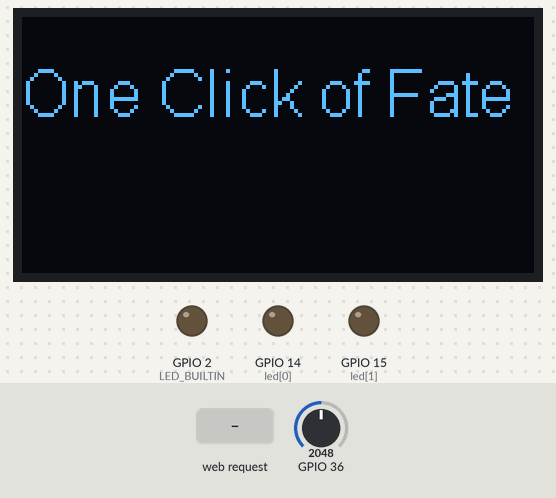
Bench run of a sketch on a simulated ESP32. On the bench: 128×64 one-colour display, output pins drawn as LEDs (lit = HIGH). Inputs (shaded band) come from the test bench; at power-on: GPIO 36 = 2048. WiFi joins after 1.5 s; servers stay silent unless stated; what the sketch prints to the serial monitor is not drawn.

Above: at 2.7 s.
2.8 s: HTTP request GET /lose.html received
At 3.7 s:
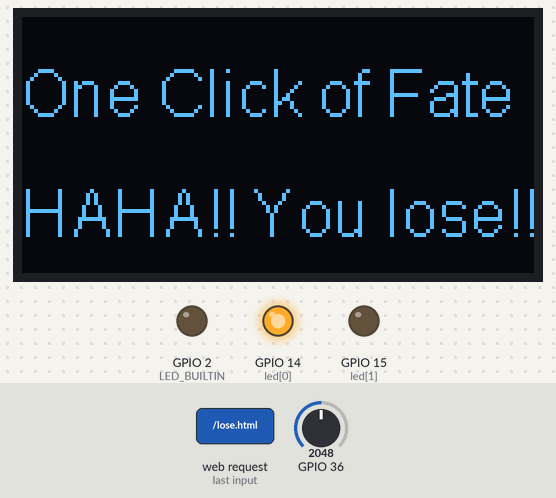
4.3 s: HTTP request GET /win.html received
At 4.7 s:
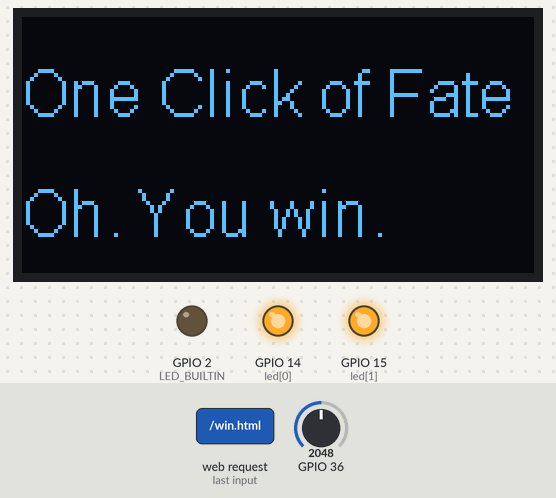
5.8 s: HTTP request GET / received
At 6.3 s:
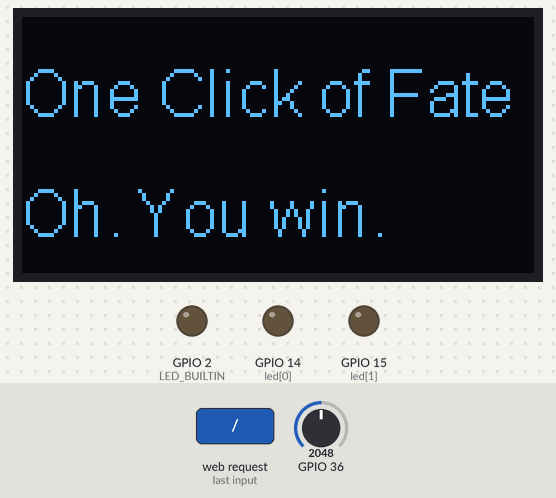
7.3 s: HTTP request GET /win.html received
At 7.9 s:
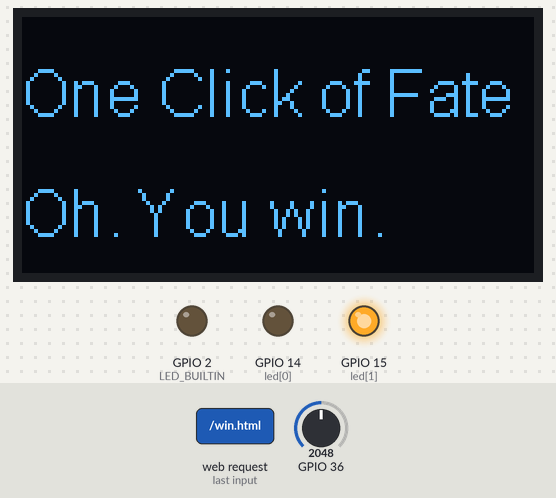
8.8 s: HTTP request GET /index.html received
At 9.1 s:
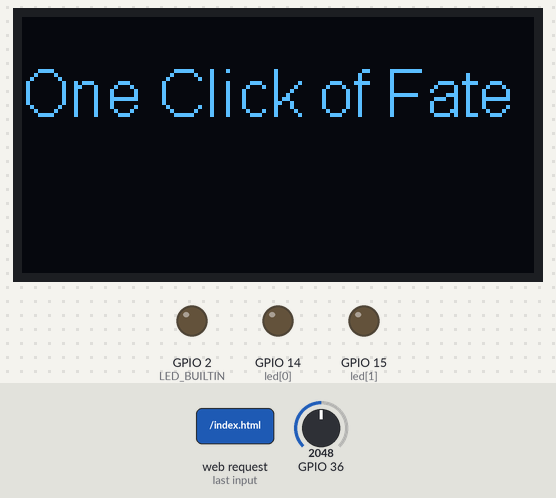
Timing chart, 0 to 11.3 s (numbered marks = the images above; inputs shaded):
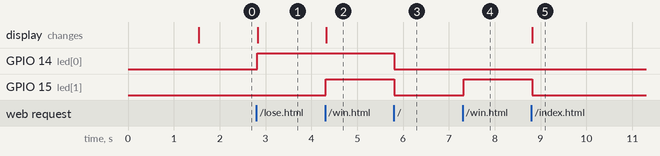

Measured:
- after the input at 2.8 s, GPIO 14 (led[0]): LOW → HIGH at once; the display: changes at once (image 1)
- after the input at 4.3 s, GPIO 15 (led[1]): LOW → HIGH at once; the display: changes at once (image 2)
- after the input at 5.8 s, GPIO 14 (led[0]), GPIO 15 (led[1]): HIGH → LOW at once
- after the input at 7.3 s, GPIO 15 (led[1]): LOW → HIGH at once
- after the input at 8.8 s, GPIO 15 (led[1]): HIGH → LOW at once; the display: changes at once (image 5)

The sketch:

team5midwork.ino
```cpp
#include <WiFi.h>
#include <WiFiClient.h>
#include <WebServer.h>
#include <ESPmDNS.h>
#include <Wire.h>  // Only needed for Arduino 1.6.5 and earlier
#include "SSD1306Wire.h" // legacy include: `#include "SSD1306.h"`

SSD1306Wire  display(0x3c, 21, 22);
int freq = 5000;
int ledchannel = 0;
int resolution = 8;
const char* ssid = "dark killer";
const char* password = "0971093999";
char webSite[3000];

WebServer server(80);

const int led[] ={14,15};

void handleRoot() {
  snprintf(webSite,3000,"<!DOCTYPE html><html> <head> <meta charset=\"UTF-8\"> <meta name=\"viewport\" content=\"width=device-width, initial-scale=1.0\"> <title>One Click of Fate</title> <style>html{background-color:rgb(255, 255, 255);}body{margin: 50px auto; width: 360px; background-color: rgb(255, 248, 235); border: 2px solid rgb(75, 35, 12);}.title{text-align:center; font-family:微軟正黑體; color:rgb(75, 35, 12); margin-top: 20px; margin-bottom: 20px;}h3{text-align:center; font-family:微軟正黑體; text-decoration: underline; font-size: 24px; color:rgb(75, 35, 12);}a{display:block; text-decoration:none; background-color:#FFFFFF;radius:3px; width:150px; text-align:center; margin:0 auto; margin-bottom:30px; font-size:2em; box-shadow: 0px 3px 6px #000;}.btn1{color:rgb(75, 35, 12); font-family:微軟正黑體;}.btn2{color:rgb(75, 35, 12); font-family:微軟正黑體;}</style> </head> <body> <h1 class=\"title\"><strong>命運的一指<br>One Click of Fate</strong></h1> <h3 class=\"content\">遊戲規則:只能按一下</h3> <hr/> <a class=\"btn1\" href=\"./easy.html\"><strong>Easy</strong></a> <a class=\"btn2\" href=\"./hard.html\"><strong>Hard</strong></a> </body> </html>");
  server.send(200,"text/html",webSite);
  digitalWrite(led[0], 0);
  digitalWrite(led[1], 0);
}

void easy() {
  snprintf(webSite,3000,"<!DOCTYPE html><html> <head> <meta charset=\"UTF-8\"> <meta name=\"viewport\" content=\"width=device-width, initial-scale=1.0\"> <title>One Click of Fate</title> <style>html{background-color:#FFFFFF;}body{margin: 50px auto; width: 360px; background-color: rgb(255, 248, 235); border: 2px solid rgb(75, 35, 12);}.title{text-align:center; font-family:微軟正黑體; color:rgb(75, 35, 12); margin-top: 20px; margin-bottom: 20px;}a{display:block; text-decoration:none; background-color:rgb(255, 255, 255); radius:3px; width:50px; text-align:center; margin:10px 10px; margin-bottom:10px; font-size:2em; box-shadow: 0px 3px 6px #000;}.btn1{padding: 0.3em 0.5em; font-size: 1.5em; color:rgb(75, 35, 12);}ul{list-style-type: none; justify-content: center;}.nav-column{display: flex;}.nav-column-item-link{background-color:rgb(255, 240, 224);}</style> </head> <body> <h1 class=\"title\">命運的一指<br>One Click of Fate</h1> <nav class=\"nav\"> <ul class=\"nav-column\"> <li class=\"nav-column-item\"><a href=\"./win.html\" class=\"nav-column-item-link\">?</a></li><li class=\"nav-column-item\"><a href=\"./win.html\" class=\"nav-column-item-link\">?</a></li><li class=\"nav-column-item\"><a href=\"./win.html\" class=\"nav-column-item-link\">?</a></li></ul> </nav> <nav class=\"nav\"> <ul class=\"nav-column\"> <li class=\"nav-column-item\"><a href=\"./lose.html\" class=\"nav-column-item-link\">?</a></li><li class=\"nav-column-item\"><a href=\"./win.html\" class=\"nav-column-item-link\">?</a></li><li class=\"nav-column-item\"><a href=\"./win.html\" class=\"nav-column-item-link\">?</a></li></ul> </nav> <nav class=\"nav\"> <ul class=\"nav-column\"> <li class=\"nav-column-item\"><a href=\"./win.html\" class=\"nav-column-item-link\">?</a></li><li class=\"nav-column-item\"><a href=\"./win.html\" class=\"nav-column-item-link\">?</a></li><li class=\"nav-column-item\"><a href=\"./win.html\" class=\"nav-column-item-link\">?</a></li></ul> </nav> </body> </html>");
  server.send(200,"text/html",webSite);
  digitalWrite(led[0], 0);
  digitalWrite(led[1], 0);
}

void hard() {
  snprintf(webSite,3000,"<!DOCTYPE html><html> <head> <meta charset=\"UTF-8\"> <meta name=\"viewport\" content=\"width=device-width, initial-scale=1.0\"> <title>One Click of Fate</title> <style>html{background-color:#FFFFFF;}body{margin: 50px auto; width: 360px; background-color: rgb(255, 248, 235); border: 2px solid rgb(75, 35, 12);}.title{text-align:center; font-family:微軟正黑體; color:rgb(75, 35, 12); margin-top: 20px; margin-bottom: 20px;}a{display:block; text-decoration:none; background-color:rgb(255, 255, 255); radius:3px; width:50px; text-align:center; margin:10px 10px; margin-bottom:10px; font-size:2em; box-shadow: 0px 3px 6px #000;}.btn1{padding: 0.3em 0.5em; font-size: 1.5em; color:rgb(75, 35, 12);}ul{list-style-type: none;}.nav-column{justify-content: center; display: flex;}.nav-column-item-link{background-color:rgb(255, 240, 224);}</style> </head> <body> <h1 class=\"title\">命運的一指<br>One Click of Fate</h1> <nav class=\"nav\"> <ul class=\"nav-column\"> <li class=\"nav-column-item\"><a href=\"./win.html\" class=\"nav-column-item-link\">?</a></li><li class=\"nav-column-item\"><a href=\"./lose.html\" class=\"nav-column-item-link\">?</a></li></nav> <nav class=\"nav\"> <ul class=\"nav-column\"> <li class=\"nav-column-item\"><a href=\"./win.html\" class=\"nav-column-item-link\">?</a></li><li class=\"nav-column-item\"><a href=\"./win.html\" class=\"nav-column-item-link\">?</a></li></ul> </nav> </body> </html>");
  server.send(200,"text/html",webSite);
  digitalWrite(led[0], 0);
  digitalWrite(led[1], 0);
}


void ledred(){
   digitalWrite(14,HIGH);
   server.send(200, "text/html", "<!DOCTYPE html><html lang=\"en\"><head> <meta charset=\"UTF-8\"> <meta name=\"viewport\" content=\"width=device-width, initial-scale=1.0\"> <title>One Click of Fate</title> <script src=\"https://code.jquery.com/jquery-3.3.1.js\"></script> <script>$(document).ready(function(){$(\"[type=range]\").change(function(){var ledvalue=$(\"#led\").val(); $(\".ledvalue\").text(ledvalue);});}); </script> <style>body{background-color: lightgoldenrodyellow; margin: 50px auto; width: 360px;}h2{text-align:center; font-family:微軟正黑體; font-size: 36px; color:rgb(75, 35, 12); margin-bottom: 12px;}h3{font-size: 28px;}.container{display: flex; flex-direction: column; align-items: center;}a{display:block; text-decoration:none; background-color:#FFFFFF;radius:3px; width:150px;text-align:center; margin:0 auto; margin-bottom:30px; font-size:2em; box-shadow: 0px 3px 6px #000;}.btn1{color:rgb(75, 35, 12); padding: 0.3em 0.5em; font-size: 1.5em; font-family:微軟正黑體;}</style></head><body> <div class=\"container\"> <h2>命運的一指<br>One Click of Fate</h2> <h3>砰!命運之神眷顧你!!!</h3> <br><a class=\"btn1\" href=\"./index.html\"><strong>Back</strong></a> </div></body></html>");
   display.clear();
   int rd;
   rd=analogRead(36);
   Serial.println(rd);
   //rd=map(rd,0,3615,0,255);
   delay(7);
   // Font Demo1
   // create more fonts at http://oleddisplay.squix.ch/
   display.setTextAlignment(TEXT_ALIGN_LEFT);
   display.setFont(ArialMT_Plain_16);
   display.drawString(0, 40, "HAHA!! You lose!!");
  }

  void ledgreen(){
  digitalWrite(15,HIGH);
    server.send(200, "text/html", "<!DOCTYPE html><html lang=\"en\"><head> <meta charset=\"UTF-8\"> <meta name=\"viewport\" content=\"width=device-width, initial-scale=1.0\"> <title>One Click of Fate</title> <script src=\"https://code.jquery.com/jquery-3.3.1.js\"></script> <script>$(document).ready(function(){$(\"[type=range]\").change(function(){var ledvalue=$(\"#led\").val(); $(\".ledvalue\").text(ledvalue);});}); </script> <style>body{background-color: lightgoldenrodyellow; margin: 50px auto; width: 360px;}h2{text-align:center; font-family:微軟正黑體; font-size: 36px; color:rgb(75, 35, 12); margin-bottom: 12px;}h3{font-size: 28px;}.container{display: flex; flex-direction: column; align-items: center;}a{display:block; text-decoration:none; background-color:#FFFFFF;radius:3px; width:150px;text-align:center; margin:0 auto; margin-bottom:30px; font-size:2em; box-shadow: 0px 3px 6px #000;}.btn1{color:rgb(75, 35, 12); padding: 0.3em 0.5em; font-size: 1.5em; font-family:微軟正黑體;}</style></head><body> <div class=\"container\"> <h2>命運的一指<br>One Click of Fate</h2> <h3>切!可惡!運氣不錯...</h3> <br><a class=\"btn1\" href=\"./index.html\"><strong>Back</strong></a> </div></body></html>");
    display.clear();
    int rd;
    rd=analogRead(36);
    Serial.println(rd);
    //rd=map(rd,0,3615,0,255);
    delay(7);

    // Font Demo1
    // create more fonts at http://oleddisplay.squix.ch/
    display.setTextAlignment(TEXT_ALIGN_LEFT);
    display.setFont(ArialMT_Plain_16);
    display.drawString(0, 40, "Oh. You win.");
  }

  void ledoff(){
  digitalWrite(15,LOW);
  digitalWrite(14,LOW);
    server.send(200, "text/html", "<!DOCTYPE html><html> <head> <meta charset=\"UTF-8\"> <meta name=\"viewport\" content=\"width=device-width, initial-scale=1.0\"> <title>One Click of Fate</title> <style>html{background-color:rgb(255, 255, 255);}body{margin: 50px auto; width: 360px; background-color: rgb(255, 248, 235); border: 2px solid rgb(75, 35, 12);}.title{text-align:center; font-family:微軟正黑體; color:rgb(75, 35, 12); margin-top: 20px; margin-bottom: 20px;}h3{text-align:center; font-family:微軟正黑體; text-decoration: underline; font-size: 24px; color:rgb(75, 35, 12);}a{display:block; text-decoration:none; background-color:#FFFFFF;radius:3px; width:150px; text-align:center; margin:0 auto; margin-bottom:30px; font-size:2em; box-shadow: 0px 3px 6px #000;}.btn1{color:rgb(75, 35, 12); font-family:微軟正黑體;}.btn2{color:rgb(75, 35, 12); font-family:微軟正黑體;}</style> </head> <body> <h1 class=\"title\"><strong>命運的一指<br>One Click of Fate</strong></h1> <h3 class=\"content\">遊戲規則:只能按一下</h3> <hr/> <a class=\"btn1\" href=\"./easy.html\"><strong>Easy</strong></a> <a class=\"btn2\" href=\"./hard.html\"><strong>Hard</strong></a> </body> </html>");
    display.clear();
  }

  void handleNotFound() {
  String message = "File Not Found\n\n";
  message += "URI: ";
  message += server.uri();
  message += "\nMethod: ";
  message += (server.method() == HTTP_GET) ? "GET" : "POST";
  message += "\nArguments: ";
  message += server.args();
  message += "\n";
  for (uint8_t i = 0; i < server.args(); i++) {
    message += " " + server.argName(i) + ": " + server.arg(i) + "\n";
  }
  server.send(404, "text/html", "File Not Found...");
  digitalWrite(led[0], 0);
  digitalWrite(led[1], 0);
}

void setup() {

  Serial.begin(115200);
  ledcSetup(ledchannel,freq,resolution);
  ledcAttachPin(LED_BUILTIN,ledchannel);

  display.init();

  display.flipScreenVertically();
  display.setFont(ArialMT_Plain_10);

  /*void drawLoseDemo() {
     display.clear();
     int rd;
     rd=analogRead(36);
     Serial.println(rd);
     //rd=map(rd,0,3615,0,255);
     delay(7);
     // Font Demo1
      // create more fonts at http://oleddisplay.squix.ch/
     display.setTextAlignment(TEXT_ALIGN_LEFT);
      display.setFont(ArialMT_Plain_30);
      display.drawString(0, 0, "HAHA!! You lose!!");
  }*/


  /*void drawWinDemo() {
     display.clear();
     int rd;
     rd=analogRead(36);
     Serial.println(rd);
     //rd=map(rd,0,3615,0,255);
     delay(7);
     // Font Demo1
      // create more fonts at http://oleddisplay.squix.ch/
     display.setTextAlignment(TEXT_ALIGN_LEFT);
      display.setFont(ArialMT_Plain_30);
      display.drawString(0, 0, "Oh. You win.");
  }*/

  pinMode(led[0], OUTPUT);
  pinMode(led[1], OUTPUT);

  digitalWrite(led[0], 0);
  digitalWrite(led[1], 0);

  Serial.begin(115200);
  WiFi.mode(WIFI_STA);
  WiFi.begin(ssid, password);
  Serial.println("");

  // Wait for connection
  while (WiFi.status() != WL_CONNECTED) {
    delay(500);
    Serial.print(".");
  }
  Serial.println("");
  Serial.print("Connected to ");
  Serial.println(ssid);
  Serial.print("IP address:");
  Serial.println(WiFi.localIP());

  if (MDNS.begin("esp32")) {
    Serial.println("MDNS responder started");
  }

  server.on("/", handleRoot);
    server.on("/easy.html", []() {
  server.send(200, "text/html", "<!DOCTYPE html><html> <head> <meta charset=\"UTF-8\"> <meta name=\"viewport\" content=\"width=device-width, initial-scale=1.0\"> <title>One Click of Fate</title> <style>html{background-color:#FFFFFF;}body{margin: 50px auto; width: 360px; background-color: rgb(255, 248, 235); border: 2px solid rgb(75, 35, 12);}.title{text-align:center; font-family:微軟正黑體; color:rgb(75, 35, 12); margin-top: 20px; margin-bottom: 20px;}a{display:block; text-decoration:none; background-color:rgb(255, 255, 255); radius:3px; width:50px; text-align:center; margin:10px 10px; margin-bottom:10px; font-size:2em; box-shadow: 0px 3px 6px #000;}.btn1{padding: 0.3em 0.5em; font-size: 1.5em; color:rgb(75, 35, 12);}ul{list-style-type: none; justify-content: center;}.nav-column{display: flex;}.nav-column-item-link{background-color:rgb(255, 240, 224);}</style> </head> <body> <h1 class=\"title\">命運的一指<br>One Click of Fate</h1> <nav class=\"nav\"> <ul class=\"nav-column\"> <li class=\"nav-column-item\"><a href=\"./win.html\" class=\"nav-column-item-link\">?</a></li><li class=\"nav-column-item\"><a href=\"./win.html\" class=\"nav-column-item-link\">?</a></li><li class=\"nav-column-item\"><a href=\"./win.html\" class=\"nav-column-item-link\">?</a></li></ul> </nav> <nav class=\"nav\"> <ul class=\"nav-column\"> <li class=\"nav-column-item\"><a href=\"./lose.html\" class=\"nav-column-item-link\">?</a></li><li class=\"nav-column-item\"><a href=\"./win.html\" class=\"nav-column-item-link\">?</a></li><li class=\"nav-column-item\"><a href=\"./win.html\" class=\"nav-column-item-link\">?</a></li></ul> </nav> <nav class=\"nav\"> <ul class=\"nav-column\"> <li class=\"nav-column-item\"><a href=\"./win.html\" class=\"nav-column-item-link\">?</a></li><li class=\"nav-column-item\"><a href=\"./win.html\" class=\"nav-column-item-link\">?</a></li><li class=\"nav-column-item\"><a href=\"./win.html\" class=\"nav-column-item-link\">?</a></li></ul> </nav> </body> </html>");
  });
    server.on("/hard.html", []() {
  server.send(200, "text/html", "<!DOCTYPE html><html> <head> <meta charset=\"UTF-8\"> <meta name=\"viewport\" content=\"width=device-width, initial-scale=1.0\"> <title>One Click of Fate</title> <style>html{background-color:#FFFFFF;}body{margin: 50px auto; width: 360px; background-color: rgb(255, 248, 235); border: 2px solid rgb(75, 35, 12);}.title{text-align:center; font-family:微軟正黑體; color:rgb(75, 35, 12); margin-top: 20px; margin-bottom: 20px;}a{display:block; text-decoration:none; background-color:rgb(255, 255, 255); radius:3px; width:50px; text-align:center; margin:10px 10px; margin-bottom:10px; font-size:2em; box-shadow: 0px 3px 6px #000;}.btn1{padding: 0.3em 0.5em; font-size: 1.5em; color:rgb(75, 35, 12);}ul{list-style-type: none;}.nav-column{justify-content: center; display: flex;}.nav-column-item-link{background-color:rgb(255, 240, 224);}</style> </head> <body> <h1 class=\"title\">命運的一指<br>One Click of Fate</h1> <nav class=\"nav\"> <ul class=\"nav-column\"> <li class=\"nav-column-item\"><a href=\"./win.html\" class=\"nav-column-item-link\">?</a></li><li class=\"nav-column-item\"><a href=\"./lose.html\" class=\"nav-column-item-link\">?</a></li></nav> <nav class=\"nav\"> <ul class=\"nav-column\"> <li class=\"nav-column-item\"><a href=\"./win.html\" class=\"nav-column-item-link\">?</a></li><li class=\"nav-column-item\"><a href=\"./win.html\" class=\"nav-column-item-link\">?</a></li></ul> </nav> </body> </html>");
  });
  server.on("/lose.html",ledred);
  server.on("/win.html",ledgreen);
  server.on("/index.html",ledoff);
  server.on("/inline", []() {
  server.send(200, "text/plain", "this works as well");
  });

  server.onNotFound(handleNotFound);

  server.begin();
  Serial.println("HTTP server started");
  display.setTextAlignment(TEXT_ALIGN_RIGHT);
  display.clear();
}

void loop() {
     int rd;
    rd=analogRead(36);
    Serial.println(rd);
    //rd=map(rd,0,3615,0,255);
    delay(7);
    display.setTextAlignment(TEXT_ALIGN_LEFT);
    display.setFont(ArialMT_Plain_16);
    display.drawString(0, 10, "One Click of Fate  Be Careful");
    display.display();
  server.handleClient();

}
```
